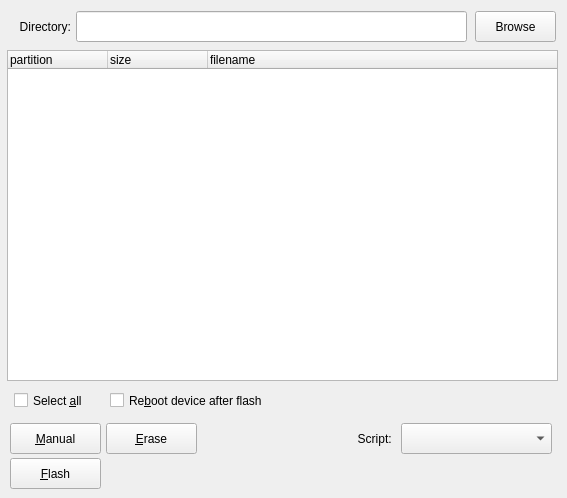
      <widget class="QWidget" name="fastboot">
       <attribute name="title">
        <string notr="true">Fastboot mode</string>
       </attribute>
       <widget class="QTableWidget" name="fastboot_partition_list">
        <property name="geometry">
         <rect>
          <x>7</x>
          <y>50</y>
          <width>551</width>
          <height>331</height>
         </rect>
        </property>
        <property name="showDropIndicator" stdset="0">
         <bool>false</bool>
        </property>
        <property name="dragDropOverwriteMode">
         <bool>false</bool>
        </property>
        <property name="wordWrap">
         <bool>false</bool>
        </property>
        <attribute name="horizontalHeaderShowSortIndicator" stdset="0">
         <bool>true</bool>
        </attribute>
        <attribute name="horizontalHeaderStretchLastSection">
         <bool>true</bool>
        </attribute>
        <column>
         <property name="text">
          <string notr="true">partition</string>
         </property>
         <property name="textAlignment">
          <set>AlignLeading|AlignVCenter</set>
         </property>
        </column>
        <column>
         <property name="text">
          <string notr="true">size</string>
         </property>
         <property name="textAlignment">
          <set>AlignLeading|AlignVCenter</set>
         </property>
        </column>
        <column>
         <property name="text">
          <string notr="true">filename</string>
         </property>
         <property name="textAlignment">
          <set>AlignLeading|AlignVCenter</set>
         </property>
        </column>
       </widget>
       <widget class="QPushButton" name="erase_button_2">
        <property name="geometry">
         <rect>
          <x>106</x>
          <y>423</y>
          <width>91</width>
          <height>31</height>
         </rect>
        </property>
        <property name="text">
         <string notr="true">&amp;Erase</string>
        </property>
       </widget>
       <widget class="QPushButton" name="flash_button_2">
        <property name="geometry">
         <rect>
          <x>10</x>
          <y>458</y>
          <width>91</width>
          <height>31</height>
         </rect>
        </property>
        <property name="text">
         <string notr="true">&amp;Flash</string>
        </property>
       </widget>
       <widget class="QPushButton" name="manual_flash_button">
        <property name="geometry">
         <rect>
          <x>10</x>
          <y>423</y>
          <width>91</width>
          <height>31</height>
         </rect>
        </property>
        <property name="text">
         <string notr="true">&amp;Manual</string>
        </property>
       </widget>
       <widget class="QLineEdit" name="directory_line_2">
        <property name="geometry">
         <rect>
          <x>76</x>
          <y>11</y>
          <width>391</width>
          <height>31</height>
         </rect>
        </property>
       </widget>
       <widget class="QLabel" name="directory_label_2">
        <property name="geometry">
         <rect>
          <x>10</x>
          <y>11</y>
          <width>61</width>
          <height>31</height>
         </rect>
        </property>
        <property name="text">
         <string notr="true">Directory:</string>
        </property>
        <property name="alignment">
         <set>Qt::AlignRight|Qt::AlignTrailing|Qt::AlignVCenter</set>
        </property>
       </widget>
       <widget class="QPushButton" name="browse_directory_2">
        <property name="geometry">
         <rect>
          <x>475</x>
          <y>11</y>
          <width>81</width>
          <height>31</height>
         </rect>
        </property>
        <property name="text">
         <string notr="true">Browse</string>
        </property>
       </widget>
       <widget class="QCheckBox" name="reboot_2">
        <property name="geometry">
         <rect>
          <x>110</x>
          <y>390</y>
          <width>445</width>
          <height>21</height>
         </rect>
        </property>
        <property name="text">
         <string notr="true">Re&amp;boot device after flash</string>
        </property>
       </widget>
       <widget class="QComboBox" name="comboBox">
        <property name="geometry">
         <rect>
          <x>401</x>
          <y>423</y>
          <width>151</width>
          <height>31</height>
         </rect>
        </property>
       </widget>
       <widget class="QLabel" name="label">
        <property name="geometry">
         <rect>
          <x>348</x>
          <y>423</y>
          <width>47</width>
          <height>31</height>
         </rect>
        </property>
        <property name="text">
         <string notr="true">Script: </string>
        </property>
        <property name="alignment">
         <set>Qt::AlignRight|Qt::AlignTrailing|Qt::AlignVCenter</set>
        </property>
       </widget>
       <widget class="QCheckBox" name="select_all_2">
        <property name="geometry">
         <rect>
          <x>14</x>
          <y>390</y>
          <width>92</width>
          <height>21</height>
         </rect>
        </property>
        <property name="text">
         <string notr="true">Select &amp;all</string>
        </property>
       </widget>
      </widget>
